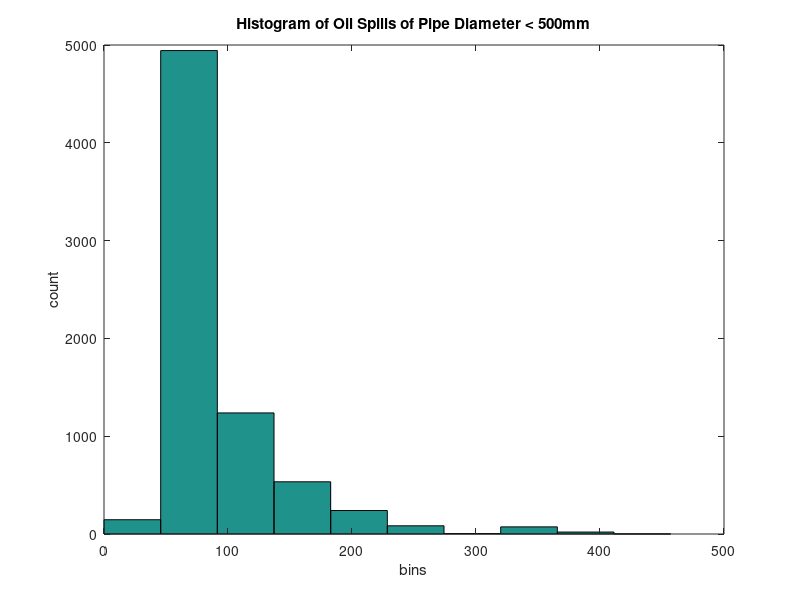

Reproduce this figure in MATLAB. (Note: this script raises an error after producing the figure.)
clear all; clc; close all;

data = csvread("data/oilSpillData.dat");

% Determine # of oil spills
num_of_spills = length(data(:,1));
fprintf("Total number of oil spills:               %d\n", num_of_spills);

% Determine average spill size
avg_spill_size = mean(data(:, 5));
fprintf("Average oil spill size [m^3]:             %.5f\n", avg_spill_size);

% Determine total volume of oil spilled
total_spill_vol = sum(data(:, 5));
fprintf("Total volume of oil spilled [m^3]:        %.2f\n", total_spill_vol);

% Determine range of spill sizes
spill_range = [min(data(:, 5)), max(data(:, 5))];
spill_range2 = range(data(:, 5));
fprintf("Range of spill sizes:                     %d - %d\n", spill_range(1), spill_range(2));

% Determine year of max oil spill
[m, i] = max(data(:, 5));
max_year = data(i, 1);
fprintf("Year with maximum oil spill:              %d\n", max_year);

% Determine number of oil spills larger than 1000m^3
large_spills = sum(data(:, 5) > 1000);
fprintf("Number of spills larger than 1000 m^3:    %d\n", large_spills);

% Create histogram of spills with pipe diameters less than 500mm
hist_data = [];
for i = 1:length(data(:, 4))
    
   if data(i, 4) < 500
       hist_data = [hist_data data(i, 4)];
   end
    
end
figure;
hist(hist_data);
title("Histogram of Oil Spills of Pipe Diameter < 500mm");
xlabel("bins");
ylabel("count");

print -djpeg img/hist.jpeg


% Create scatter plot of longitude vs lattitude
lon = data(:, 6);
lat = data(:, 7);

figure;
ab_map = imread("data/albertaMap.png");
imshow(ab_map);
title("Oil Spills in Alberta");
longNew = 75*(lon + 120);
latNew = (1406/11)*(60 - lat);
hold on
scatter(longNew, latNew, 'xk');

print -djpeg img/image02.jpeg





